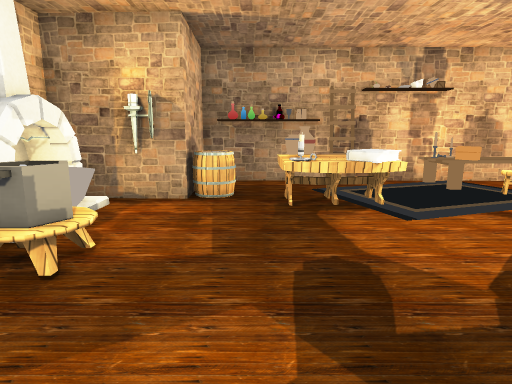
view 1 (above)

16 first-person views from a walk through a Unity game level. The camera is 1.3 m above the floor, tilts 10° down and sees 75° across. The floor is counted in squares, 1 m on a side. Each view is taken from the middle of a square. On the plan, view 1 faces up. The plan holds only what a view shows up to about 14 squares ahead; the rest is blank. The place goes on beyond the plan. Some animated figures are not drawn. Some surface patterns are stand-ins.

view 2
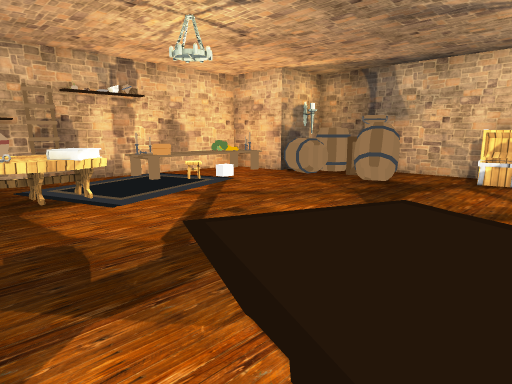

view 3
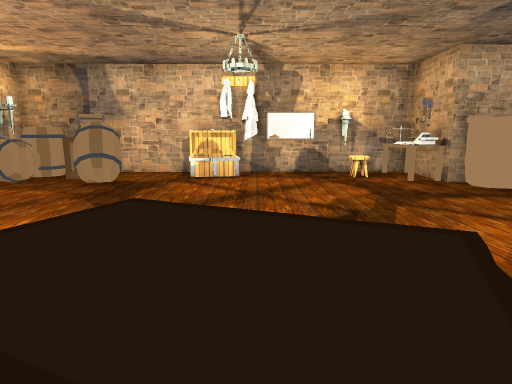

view 4
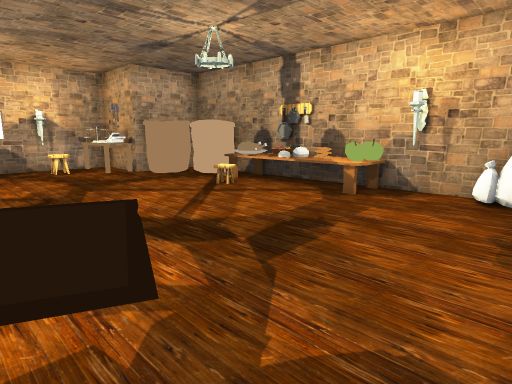

view 5
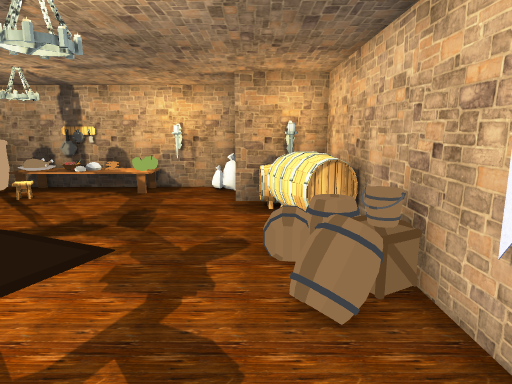

view 6
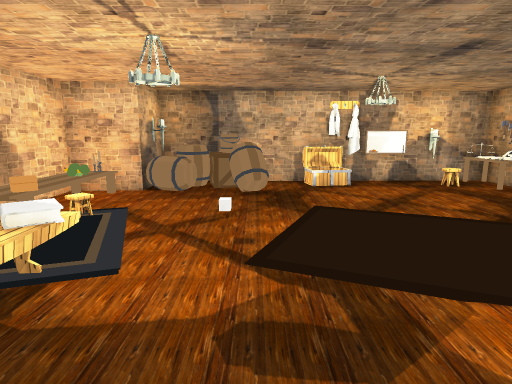

view 7
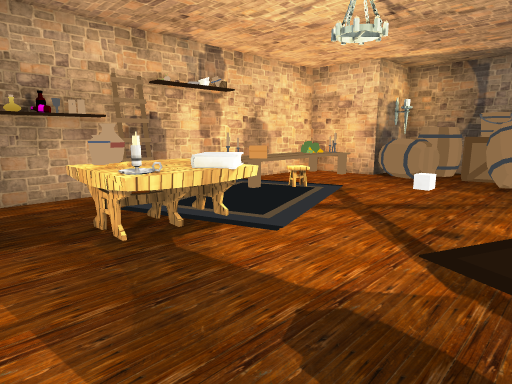

view 8
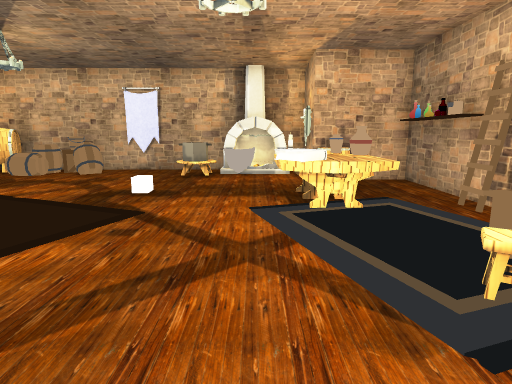

view 9
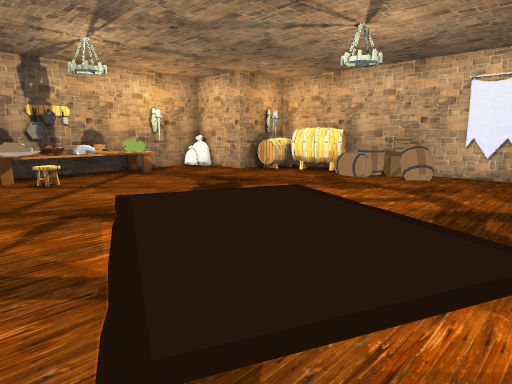

view 10
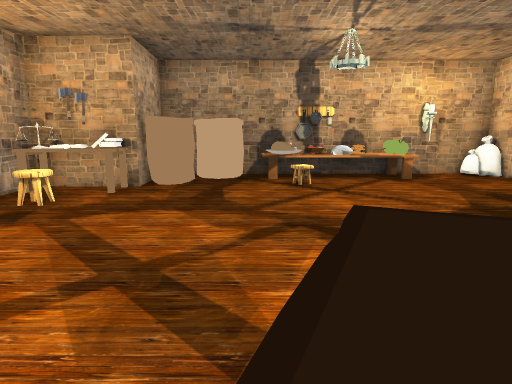

view 11
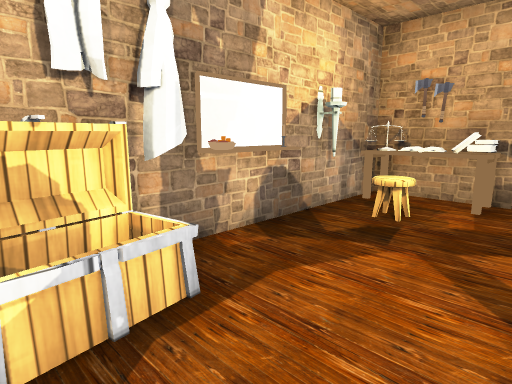

view 12
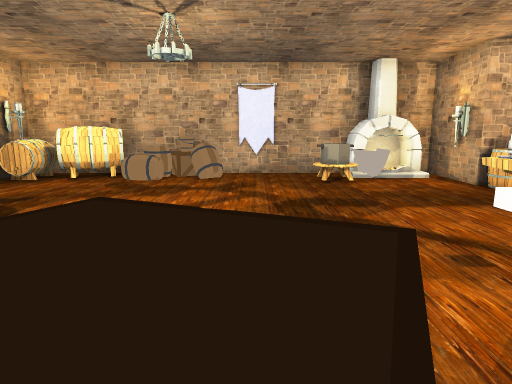

view 13
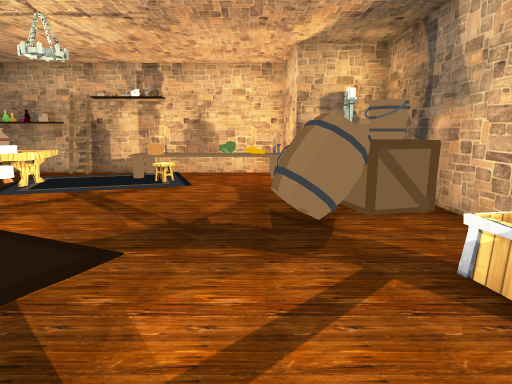

view 14
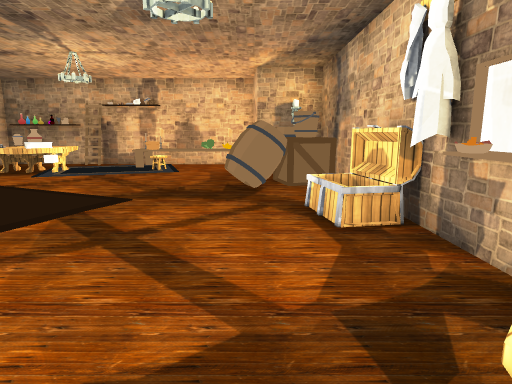

view 15
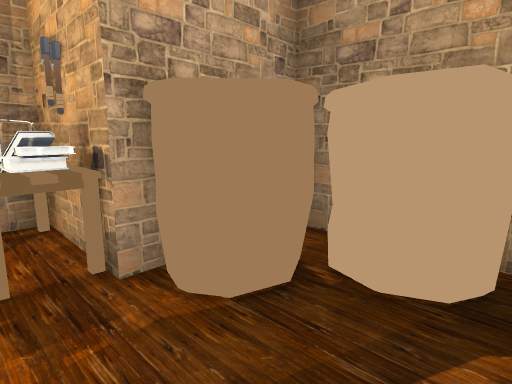

view 16
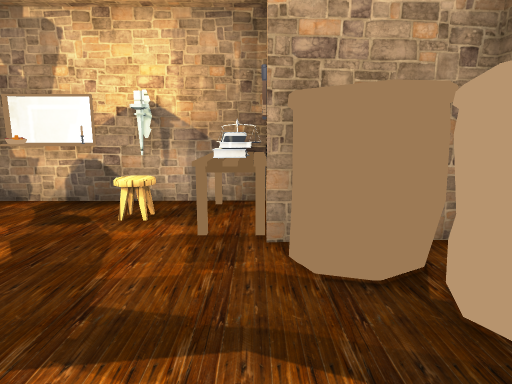

### Floor plan
Points are (right, up) in squares from view 1. A wall is a line through its corners. A room is listed if a view was taken in it or the views show most of it. See-through windows are left out.
Room 1 (views 1, 2, 3, 4, 5, 6, 7, 8, 9, 10, 11, 12, 13, 14, 15, 16)
walls: (11.3, 1.6) (11.3, 6.7) (9, 6.8) (8.9, 9.1) (1.4, 9.2); (-1.4, -6.3) (-1.4, -8.8) (3.5, -8.8); (11.8, -3.5) (11.8, -0.6); (-1.9, 6.4) (-2.4, 6.4); (5.4, -8.8) (9, -8.7) (8.9, -6.1) (9.5, -6.1); (2.7, 8.9) (2, 9); (-4.1, 4.4) (-4, -6.3) (-3.4, -6.3); (11.4, -6.3) (11.4, -3.4); (-1.4, 9.3) (-1.4, 6.6) (-4.1, 6.7) (-4.1, 5.6)
low walls: (-2.2, 4.3) (-2.7, 4); (-2.5, 4.1) (-3.1, 4); (2.6, 8.7) (2, 8.8)
objects: other object (-3, -6) to (-2, -5); other object (-3, -4) to (-3, -3); other object (-3, -2); other object (-3, -1); other object (-3, 0); other object (-3, 5) to (-3, 6); other object (-2, -2); other object (-1, -8); other object (-1, 7); other object (-1, 9); other object (0, 9); other object (1, 6) to (2, 7); other object (1, 9); other object (2, -8); other object (2, 6); other object (3, -8); other object (4, -9); other object (4, -8); other object (4, -7); other object (4, 4); other object (5, -9); other object (5, -8); other object (5, 8) to (6, 8); other object (6, -8) to (7, -8); other object (7, 8); other object (8, -8) to (8, -7); other object (8, 3) to (9, 4); other object (8, 8); other object (9, 5) to (10, 6); other object (10, -6); other object (10, -6) to (11, -5); other object (10, -4); other object (10, 0) to (10, 1); other object (10, 3) to (11, 4); other object (10, 4); other object (10, 5); other object (11, -3); other object (11, -2); other object (11, -1); other object (11, 1)

Positions as (right, up) in squares from view 1, and headings:
1: (0, 0), facing up
2: (0, -1), facing up-right
3: (0, -1), facing right
4: (-2, -1), facing down-right
5: (-2, 3), facing down
6: (-2, 3), facing right
7: (-1, 2), facing up-right
8: (8, 5), facing left
9: (7, 3), facing down-left
10: (6, 2), facing down
11: (8, 1), facing down-right
12: (7, 1), facing left
13: (8, -2), facing up
14: (9, -5), facing up
15: (6, -5), facing down-right
16: (5, -6), facing right
